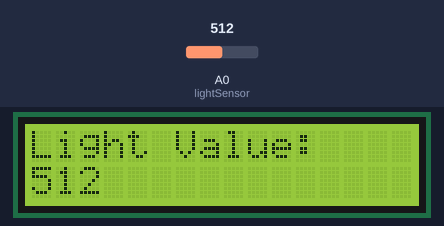
Recording of a sketch running on a simulated Arduino Uno, built with avr-gcc and run on an emulated ATmega328P. Shown: 16×2 character LCD. The inputs (shaded band) are chosen by the test bench; at power-on: A0 (lightSensor) = 512.

Above: at 1.2 s.
1.3 s: A0 (lightSensor) set to 716
At 2.4 s:
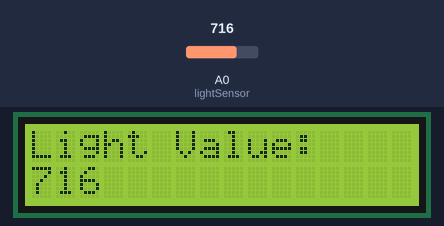
3.6 s: A0 (lightSensor) set to 900
At 5.3 s:
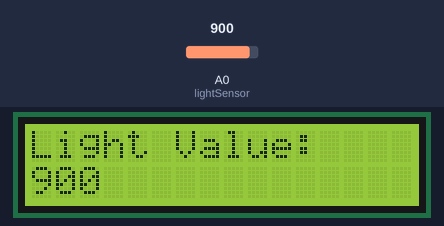
5.6 s: A0 (lightSensor) set to 1023
At 7.0 s:
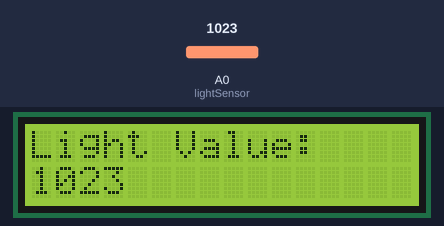
Timing chart, 0 to 8.6 s (numbered marks = the images above; inputs shaded):
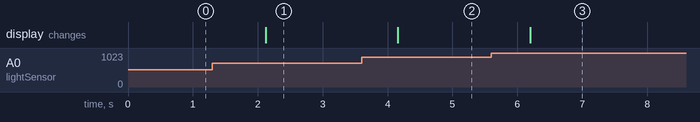

The sketch:

LightSensOnLCD.ino
```cpp
#include <Wire.h>
#include <LiquidCrystal_I2C.h>

#define lightSensor A0

int sensorValue = 0;

//I2C pin declaratie
LiquidCrystal_I2C lcd(0x3F, 16, 2); //Opgelet met adres 0x27; 0x3F is voor de PCF8574A

void setup() {
  lcd.init(); //Initializing display
  lcd.backlight(); //To Power ON the back light
}

void loop() {
  lcd.clear();
  lcd.setCursor(0,0); //Defining positon to write from first row,first column.
  lcd.print("Light Value:"); //You can write 16 Characters per line.
  lcd.setCursor(0,1); //Defining positon to write from first row,first column.

  sensorValue = analogRead(lightSensor);

  lcd.print(sensorValue);
  delay(1000);
}
```

Measured:
- after the input at 1.3 s, the display: changes after 0.82 s (image 1)
- after the input at 3.6 s, the display: changes after 0.56 s (image 2)
- after the input at 5.6 s, the display: changes after 0.60 s (image 3)
